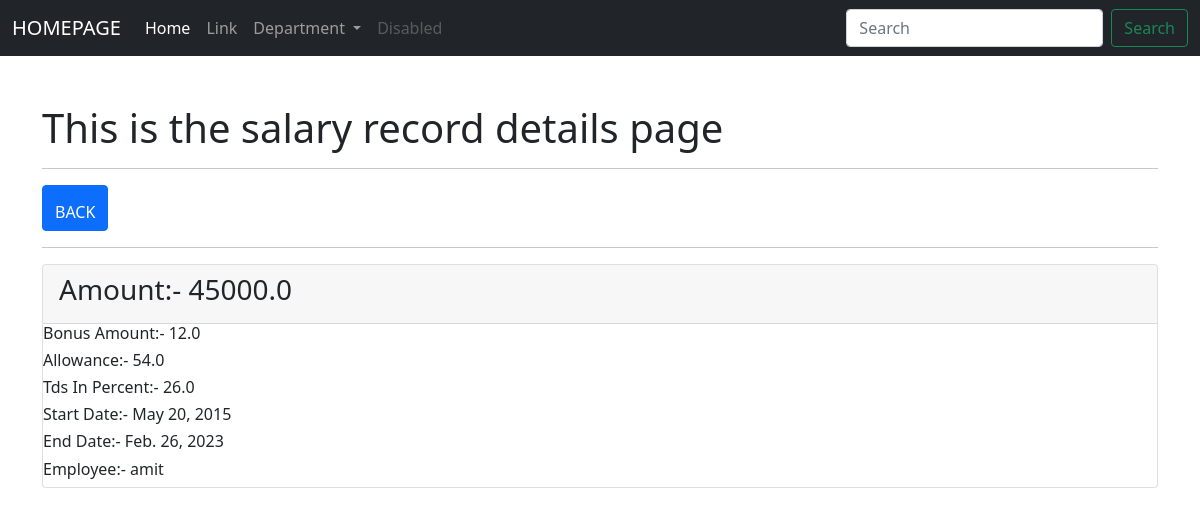
Page /salary/show/1/ on the earlier database version.
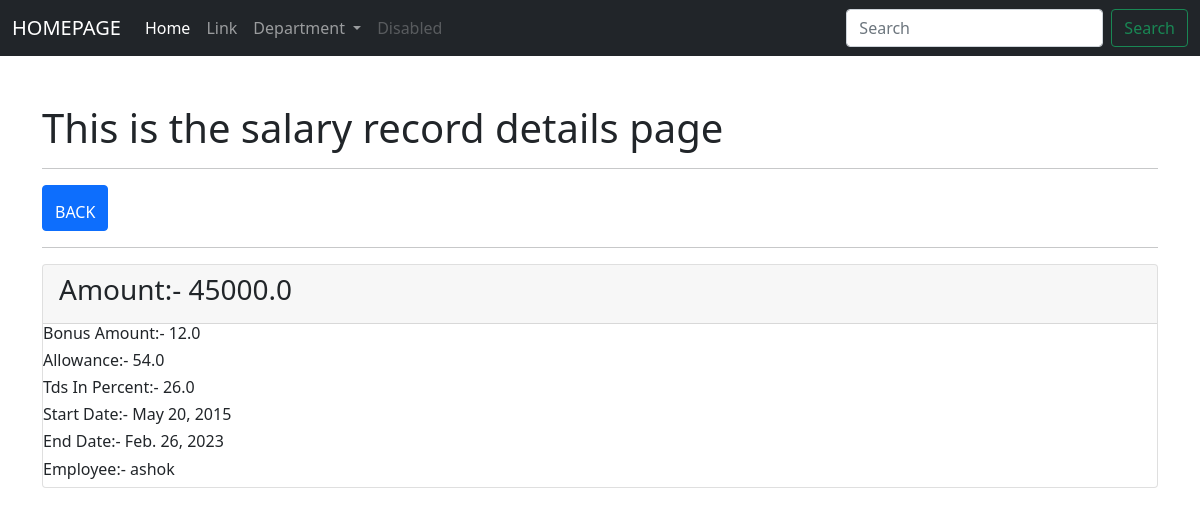
Same page on the later database version.
### app_employeewebsite/models.py (models this page shows)
class EmployeeSalary(models.Model):
    employee =models.ForeignKey(Employee, on_delete=models.CASCADE)
    salary_amount = models.FloatField()
    bonus_amount = models.FloatField(default=0)
    allowance = models.FloatField(default=0)
    tds_in_percent = models.FloatField(default=1)
    start_date  = models.DateField()
    end_date = models.DateField()
    status = models.BooleanField(default=True)
    class Meta:
        db_table =  'app_employee_salary'

class Employee(models.Model):
    full_name = models.CharField(max_length=255)
    contact = models.CharField(max_length=255)
    email = models.EmailField()
    dob = models.DateField()
    join_date = models.DateField()
    gender = models.CharField(max_length=255)
    blood_group = models.CharField(max_length=255)
    address = models.CharField(max_length=255)
    user = models.ForeignKey(User, on_delete=models.CASCADE)
    department = models.ForeignKey(Department,on_delete=models.CASCADE)
    class Meta:
        db_table = 'app_employee'
    def __str__(self):
        return self.full_name

### app_employeewebsite/views.py (the view)
# urls.py: path('salary/show/<int:id>/', views.salary_show, name= 'sal-show'),
def salary_show(request, id):
    data = EmployeeSalary.objects.get(id=id)
    context = {"data":data}
    return render(request, 'salaryrecords/show_salaryrecord.html',context)

### templates/salaryrecords/show_salaryrecord.html (shortened to what this page needs)
{% extends 'layouts/master.html' %}
{% block content %}
    <div class="container mt-5">
        <h1>This is the salary  record details page</h1>
        <hr>
        <a href="{% url 'sal-index' %}" class="btn btn-primary"> <h3>  </h3>BACK</a>
        <hr>
        <div class="card">
            <div class="card-header"><h3>Amount:- {{data.salary_amount }}</h3></div>
            <div class="ccard-body">
                <h6> Bonus Amount:- {{ data.bonus_amount }} </h6>
                <h6> Allowance:- {{ data.allowance }} </h6>
                <h6> Tds In Percent:- {{ data.tds_in_percent }} </h6>
                <h6> Start Date:- {{ data.start_date }} </h6>
                <h6> End Date:- {{ data.end_date }} </h6>
                <h6> Employee:- {{ data.employee}} </h6>
            </div>
        </div>
    </div>
{% endblock %}

Differences in the rows shown:
changed through a linked row, EmployeeSalary: employee "amit" → "ashok"
